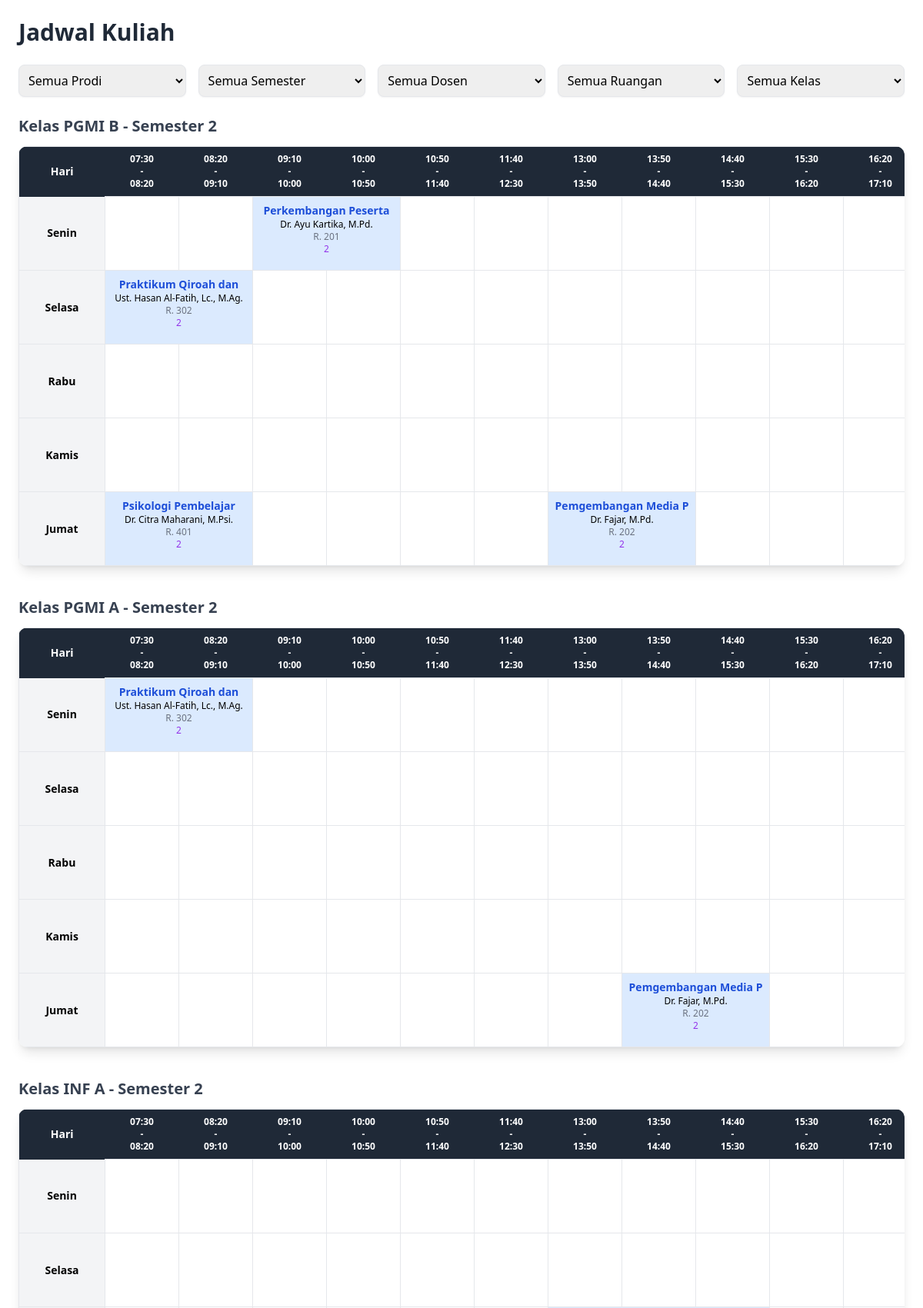
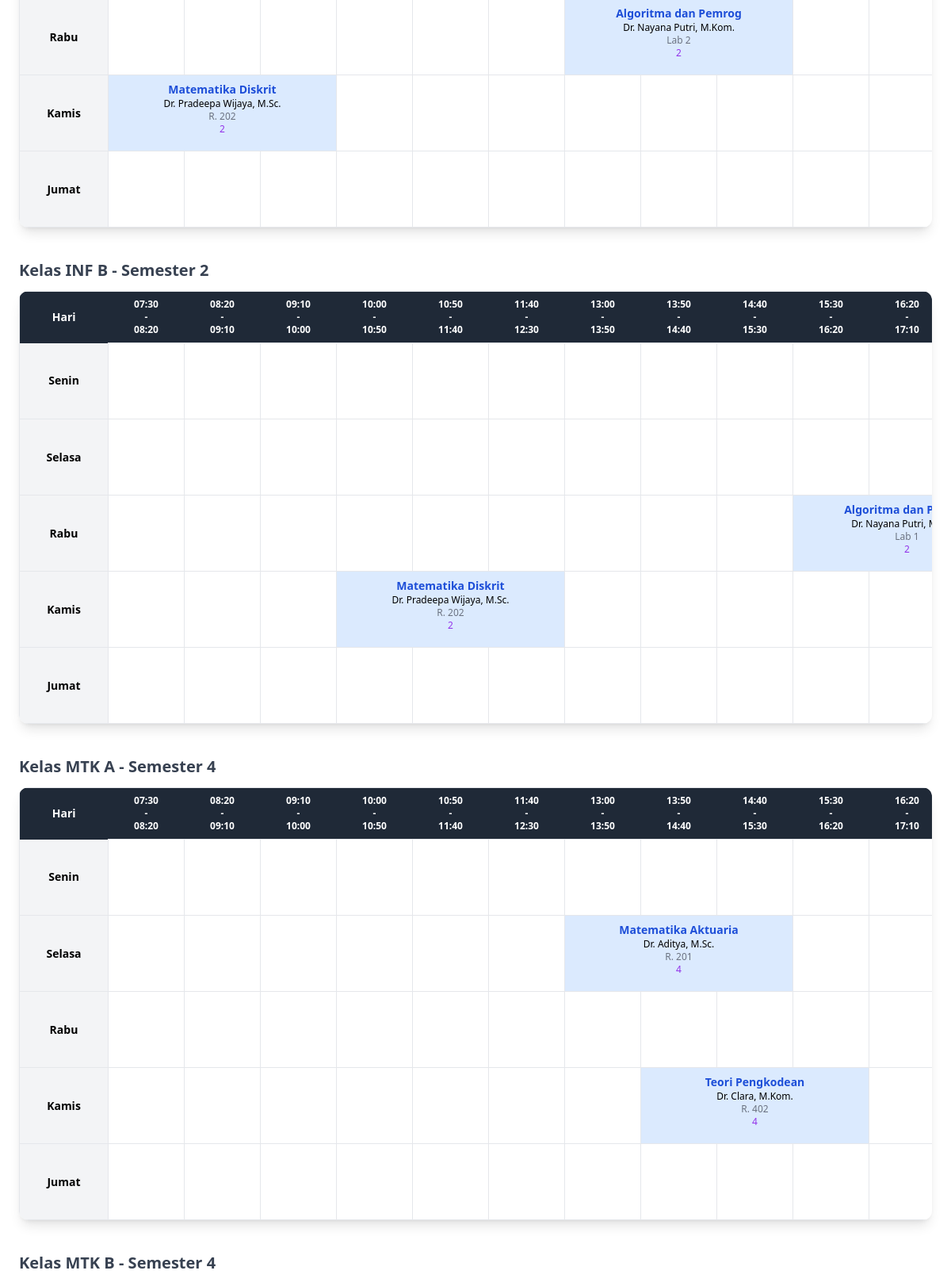
Screenshot of /pages/jadwal.php (upper part) with the database file from the repository (2 pictures, top to bottom).
### tables this page shows
CREATE TABLE `jadwal` (
  `id_jadwal` int(11) NOT NULL,
  `id_mk_prodi` int(11) DEFAULT NULL,
  `id_dosen` int(11) DEFAULT NULL,
  `id_ruangan` int(11) DEFAULT NULL,
  `id_kelas` int(11) DEFAULT NULL,
  `id_tahun_ajar` int(11) DEFAULT NULL,
  `hari` varchar(20) DEFAULT NULL,
  `jam_mulai` time DEFAULT NULL,
  `jam_selesai` time DEFAULT NULL
);

CREATE TABLE `mata_kuliah` (
  `id_mk` int(11) NOT NULL,
  `kode_mk` varchar(20) DEFAULT NULL,
  `nama_mk` varchar(20) DEFAULT NULL,
  `sks` int(11) DEFAULT NULL
);

CREATE TABLE `dosen` (
  `id_dosen` int(11) NOT NULL,
  `id_user` int(11) DEFAULT NULL,
  `id_prodi` int(11) DEFAULT NULL,
  `nidn` varchar(20) DEFAULT NULL,
  `nama_dosen` varchar(100) DEFAULT NULL,
  `email` varchar(100) DEFAULT NULL
);

CREATE TABLE `ruangan` (
  `id_ruangan` int(11) NOT NULL,
  `id_gedung` int(11) DEFAULT NULL,
  `nama_ruangan` varchar(50) DEFAULT NULL,
  `kapasitas` int(11) DEFAULT NULL
);

CREATE TABLE `mk_prodi` (
  `id_mk_prodi` int(11) NOT NULL,
  `id_mk` int(11) DEFAULT NULL,
  `id_prodi` int(11) DEFAULT NULL,
  `semester` int(11) DEFAULT NULL
);

### pages/jadwal.php (the view, shortened to what this page needs)
<?php
require_once __DIR__ . "/../config/koneksi.php";
$query = "
SELECT
jadwal.hari,
jadwal.jam_mulai,
jadwal.jam_selesai,
mata_kuliah.nama_mk,
dosen.nama_dosen,
ruangan.nama_ruangan,
prodi.nama_prodi,
mk_prodi.semester,
kelas.nama_kelas
FROM jadwal
JOIN mk_prodi ON jadwal.id_mk_prodi = mk_prodi.id_mk_prodi
JOIN mata_kuliah ON mk_prodi.id_mk = mata_kuliah.id_mk
JOIN prodi ON mk_prodi.id_prodi = prodi.id_prodi
JOIN dosen ON jadwal.id_dosen = dosen.id_dosen
JOIN ruangan ON jadwal.id_ruangan = ruangan.id_ruangan
JOIN kelas ON jadwal.id_kelas = kelas.id_kelas
WHERE 1=1
";
$query .= " ORDER BY jadwal.hari, jadwal.jam_mulai";
$data = mysqli_query($conn,$query);
$jadwal = [];
while($row = mysqli_fetch_assoc($data)){
    $key = $row['hari']."_".$row['jam_mulai'];
    $jadwal[$key][] = $row;
}
$jadwal_per_kelas = [];
foreach($jadwal as $items){
    foreach($items as $j){
        $key = $j['nama_kelas']." - Semester ".$j['semester'];
        $jadwal_per_kelas[$key][] = $j;
    }
}
$hari = ["Senin","Selasa","Rabu","Kamis","Jumat"];
$start = strtotime("07:30");
$end   = strtotime("18:00");
$timeslots = [];
while($start < $end){
    $next = strtotime("+50 minutes", $start);
    if(
        date("H:i",$start) >= "12:30" &&
        date("H:i",$start) < "13:00"
    ){
        $start = strtotime("13:00");
        continue;
    }
    $timeslots[] = [
        'start' => date("H:i",$start),
        'end'   => date("H:i",$next)
    ];
    $start = $next;
}
?>
<script src="https://cdn.tailwindcss.com"></script>
<div class="max-w-7xl mx-auto p-6">
<h2 class="text-3xl font-bold mb-6 text-gray-800">
Jadwal Kuliah
</h2>
<form method="GET" class="mb-6">
<div class="grid md:grid-cols-5 gap-4">
<select name="prodi" onchange="this.form.submit()"
class="border rounded-lg p-2 shadow-sm">
<option value="">Semua Prodi</option>
</select>
<select name="semester" onchange="this.form.submit()"
class="border rounded-lg p-2 shadow-sm">
<option value="">Semua Semester</option>
</select>
<select name="dosen" onchange="this.form.submit()"
class="border rounded-lg p-2 shadow-sm">
<option value="">Semua Dosen</option>
</select>
<select name="ruangan" onchange="this.form.submit()"
class="border rounded-lg p-2 shadow-sm">
<option value="">Semua Ruangan</option>
</select>
<select name="kelas" onchange="this.form.submit()"
class="border rounded-lg p-2 shadow-sm">
<option value="">Semua Kelas</option>
</select>
</div>
</form>
<?php foreach($jadwal_per_kelas as $kelas_nama => $list_jadwal){ ?>
<div class="mb-10">
<h3 class="text-xl font-bold mb-3 text-gray-700">
Kelas <?= $kelas_nama ?>
</h3>
<div class="bg-white shadow-lg rounded-xl overflow-x-auto">
<table class="w-full table-fixed text-sm text-center border">
<thead class="bg-gray-800 text-white">
<tr>
<th class="p-2 w-28">Hari</th>
<?php foreach($timeslots as $t){ ?>
<th class="p-2 text-xs w-24">
<?= $t['start'] ?><br>-<br><?= $t['end'] ?>
</th>
<?php } ?>
</tr>
</thead>
<tbody>
<?php foreach($hari as $h){ ?>
<tr class="border-b">
<td class="font-semibold bg-gray-100 w-28">
<?= $h ?>
</td>
<?php
$i = 0;
while($i < count($timeslots)){
$slot = $timeslots[$i];
$found = false;
foreach($list_jadwal as $data){
if(
$data['hari'] == $h &&
date("H:i",strtotime($data['jam_mulai'])) == $slot['start']
){
$mulai = strtotime($data['jam_mulai']);
$selesai = strtotime($data['jam_selesai']);
$durasi = ($selesai - $mulai) / (50 * 60);
?>
<td colspan="<?= $durasi ?>" class="h-24 border align-top overflow-hidden bg-blue-100 p-2">
<div class="truncate font-semibold text-blue-700 text-sm">
<?= $data['nama_mk'] ?>
</div>
<div class="text-xs truncate">
<?= $data['nama_dosen'] ?>
</div>
<div class="text-xs text-gray-500 truncate">
<?= $data['nama_ruangan'] ?>
</div>
<div class="text-xs text-purple-600 truncate">
<?= $data['semester'] ?>
</div>
</td>
<?php
$i += $durasi;
$found = true;
break;
}
}
if(!$found){
echo '<td class="h-24 border align-top overflow-hidden"></td>';
$i++;
}
}
?>
</tr>
<?php } ?>
</tbody>
</table>
</div>
</div>
<?php } ?>

### pages/jadwal.php (style rules this page uses)
td, th { overflow: hidden; white-space: nowrap; text-overflow: ellipsis; }

### rows the page displays
jadwal: mata_kuliah.nama_mk "Perkembangan Peserta", id_dosen.nama_dosen "Dr. Ayu Kartika, M.Pd.", id_ruangan.nama_ruangan "R. 201", id_mk_prodi.semester "2"
jadwal: mata_kuliah.nama_mk "Praktikum Qiroah dan", id_dosen.nama_dosen "Ust. Hasan Al-Fatih, Lc., M.Ag.", id_ruangan.nama_ruangan "R. 302", id_mk_prodi.semester "2"
jadwal: mata_kuliah.nama_mk "Psikologi Pembelajar", id_dosen.nama_dosen "Dr. Citra Maharani, M.Psi.", id_ruangan.nama_ruangan "R. 401", id_mk_prodi.semester "2"
jadwal: mata_kuliah.nama_mk "Pemgembangan Media P", id_dosen.nama_dosen "Dr. Fajar, M.Pd.", id_ruangan.nama_ruangan "R. 202", id_mk_prodi.semester "2"
jadwal: mata_kuliah.nama_mk "Praktikum Qiroah dan", id_dosen.nama_dosen "Ust. Hasan Al-Fatih, Lc., M.Ag.", id_ruangan.nama_ruangan "R. 302", id_mk_prodi.semester "2"
jadwal: mata_kuliah.nama_mk "Pemgembangan Media P", id_dosen.nama_dosen "Dr. Fajar, M.Pd.", id_ruangan.nama_ruangan "R. 202", id_mk_prodi.semester "2"
jadwal: mata_kuliah.nama_mk "Algoritma dan Pemrog", id_dosen.nama_dosen "Dr. Nayana Putri, M.Kom.", id_ruangan.nama_ruangan "Lab 2", id_mk_prodi.semester "2"
jadwal: mata_kuliah.nama_mk "Matematika Diskrit", id_dosen.nama_dosen "Dr. Pradeepa Wijaya, M.Sc.", id_ruangan.nama_ruangan "R. 202", id_mk_prodi.semester "2"
jadwal: mata_kuliah.nama_mk "Algoritma dan…", id_dosen.nama_dosen "Dr. Nayana Putri,…", id_ruangan.nama_ruangan "Lab 1", id_mk_prodi.semester "2"
jadwal: mata_kuliah.nama_mk "Matematika Diskrit", id_dosen.nama_dosen "Dr. Pradeepa Wijaya, M.Sc.", id_ruangan.nama_ruangan "R. 202", id_mk_prodi.semester "2"
jadwal: mata_kuliah.nama_mk "Matematika Aktuaria", id_dosen.nama_dosen "Dr. Aditya, M.Sc.", id_ruangan.nama_ruangan "R. 201", id_mk_prodi.semester "4"
jadwal: mata_kuliah.nama_mk "Teori Pengkodean", id_dosen.nama_dosen "Dr. Clara, M.Kom.", id_ruangan.nama_ruangan "R. 402", id_mk_prodi.semester "4"

### other values shown
$kelas_nama "PGMI B - Semester 2"
$t['start'] "07:30"
$t['end'] "08:20"
$t['start'] "08:20"
$t['end'] "09:10"
$t['start'] "09:10"
$t['end'] "10:00"
$t['start'] "10:00"
$t['end'] "10:50"
$t['start'] "10:50"
$t['end'] "11:40"
$t['start'] "11:40"
$t['end'] "12:30"
$t['start'] "13:00"
$t['end'] "13:50"
